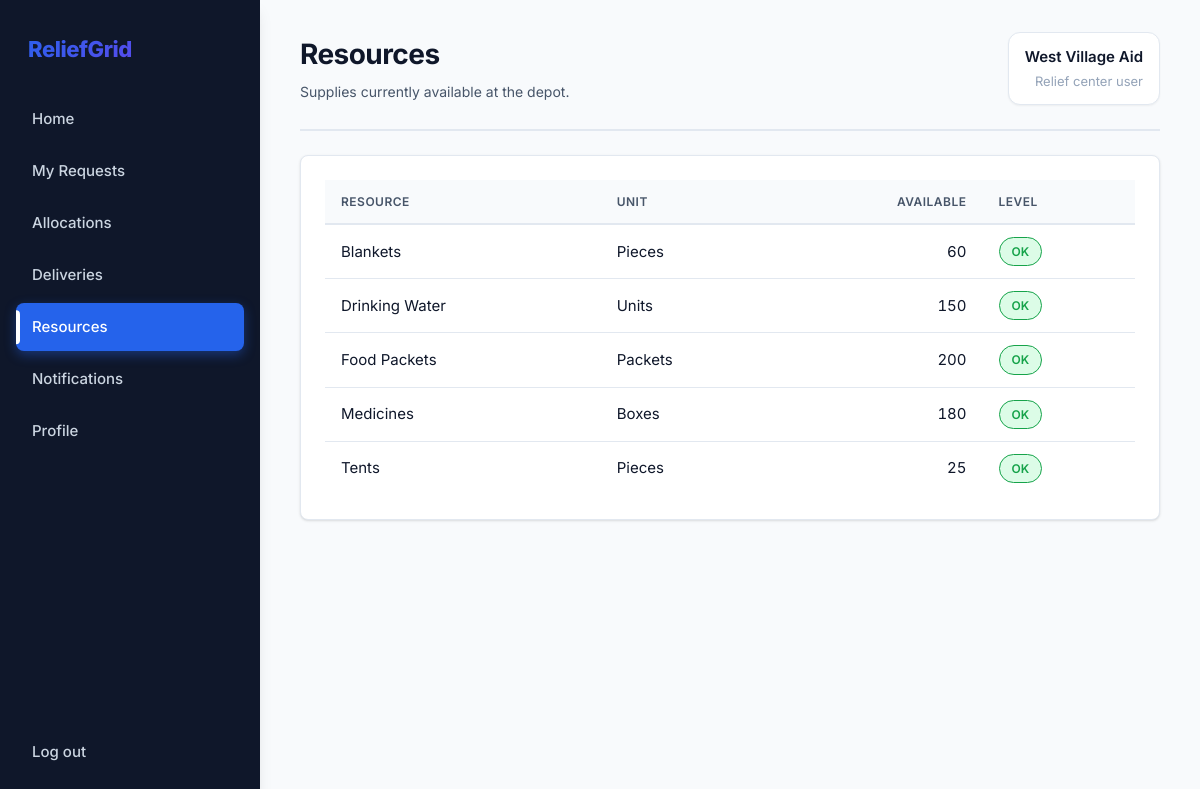
Page /my/resources (signed in) on the committed database.
### tables this page shows
CREATE TABLE resources (
    id INTEGER PRIMARY KEY, name TEXT UNIQUE NOT NULL, unit TEXT NOT NULL,
    quantity INTEGER NOT NULL DEFAULT 0 CHECK (quantity >= 0),
    low_threshold INTEGER NOT NULL DEFAULT 0, updated_at TEXT DEFAULT CURRENT_TIMESTAMP
);

### app.py (the view)
@app.route("/my/resources")
@login_required("relief")
def user_resources():
    avail = available_stock()
    return render_template("user_resources.html", resources=q("SELECT * FROM resources ORDER BY name"), avail=avail)

### app.py (called while the page is built)
def db():
    return database.get_db()

def q(sql, *args, one=False):
    rows = db().execute(sql, args).fetchall()
    return (rows[0] if rows else None) if one else rows

def login_required(role=None):
    def deco(f):
        @functools.wraps(f)
        def wrapper(*a, **kw):
            if "user_id" not in session:
                return redirect(url_for("login"))
            if role and session["role"] != role:
                flash("You don't have access to that page.", "error")
                return redirect(url_for("home_redirect"))
            return f(*a, **kw)
        return wrapper
    return deco

def available_stock():
    rows = q("""SELECT r.id, r.quantity - COALESCE((SELECT SUM(d.quantity) FROM deliveries d
                JOIN requests x ON x.id = d.request_id WHERE x.resource_id = r.id AND d.status = 'Assigned'), 0) AS avail
                FROM resources r""")
    return {r["id"]: r["avail"] for r in rows}

@app.context_processor
def inject_nav():
    if "user_id" not in session:
        return {}
    admin = session["role"] == "admin"
    unread = q("SELECT COUNT(*) c FROM notifications WHERE is_read=0 AND " + ("user_id IS NULL" if admin else "user_id=?"),
               *([] if admin else [session["user_id"]]), one=True)["c"]
    return {"nav": ADMIN_NAV if admin else USER_NAV, "unread": unread}

### db.py (called while the page is built)
def get_db():
    if "db" not in g:
        g.db = sqlite3.connect(DB_PATH)
        g.db.row_factory = sqlite3.Row
        g.db.execute("PRAGMA foreign_keys = ON")
    return g.db

### templates/user_resources.html
{% extends "base.html" %}{% from "_macros.html" import pill %}
{% block heading %}Resources{% endblock %}{% block sub %}Supplies currently available at the depot.{% endblock %}
{% block content %}<div class="card wrap"><table><tr><th>Resource</th><th>Unit</th><th class="num">Available</th><th>Level</th></tr>
{% for r in resources %}<tr><td>{{ r.name }}</td><td>{{ r.unit }}</td><td class="num">{{ avail[r.id] }}</td><td>{% if avail[r.id] <= r.low_threshold %}<span class="pill lowstock">Low stock</span>{% else %}{{ pill('OK') }}{% endif %}</td></tr>{% endfor %}</table></div>{% endblock %}

### templates/_macros.html (shortened to what this page needs)
{% macro pill(text) %}<span class="pill {{ text|lower|replace(' ','-') }}">{{ text }}</span>{% endmacro %}

### static/style.css (style rules this page uses)
:root { --primary: #2563eb; --primary-hover: #1d4ed8; --primary-light: #dbeafe; --navy: #0f172a; --navy-light: #1e293b; --slate: #334155; --slate-light: #64748b; --bg-app: #f8fafc; --bg-card: #ffffff; --bg-sidebar: #0f172a; --border: #e2e8f0; --border-dark: #cbd5e1; --text-primary: #0f172a; --text-secondary: #475569; --text-muted: #94a3b8; --red: #dc2626; --red-light: #fee2e2; --orange: #ea580c; --orange-light: #ffedd5; --green: #16a34a; --green-light: #dcfce7; --blue: #0284c7; --blue-light: #e0f2fe; --purple: #9333ea; --purple-light: #f3e8ff; --yellow: #ca8a04; --yellow-light: #fef9c3; --shadow-sm: 0 1px 2px 0 rgba(0, 0, 0, 0.05); --shadow: 0 1px 3px 0 rgba(0, 0, 0, 0.1), 0 1px 2px -1px rgba(0, 0, 0, 0.1); --shadow-md: 0 4px 6px -1px rgba(0, 0, 0, 0.1), 0 2px 4px -2px rgba(0, 0, 0, 0.1); --shadow-lg: 0 10px 15px -3px rgba(0, 0, 0, 0.1), 0 4px 6px -4px rgba(0, 0, 0, 0.1); --radius-sm: 6px; --radius: 8px; --radius-lg: 12px; --radius-xl: 16px; --space-xs: 4px; --space-sm: 8px; --space: 12px; --space-md: 16px; --space-lg: 24px; --space-xl: 32px; }
* { box-sizing: border-box; }
body { margin: 0; font-family: 'Inter', -apple-system, BlinkMacSystemFont, "Segoe UI", Roboto, sans-serif; font-size: 15px; line-height: 1.6; background: var(--bg-app); color: var(--text-primary); -webkit-font-smoothing: antialiased; -moz-osx-font-smoothing: grayscale; }
.card { background: var(--bg-card); border: 1px solid var(--border); border-radius: var(--radius-lg); padding: var(--space-lg); margin-bottom: var(--space-md); box-shadow: var(--shadow); transition: all 0.3s ease; }
table { width: 100%; border-collapse: separate; border-spacing: 0; }
th, td { text-align: left; padding: var(--space) var(--space-md); vertical-align: middle; }
th { color: var(--text-secondary); font-weight: 600; font-size: 12px; text-transform: uppercase; letter-spacing: 0.5px; background: var(--bg-app); border-bottom: 2px solid var(--border); position: sticky; top: 0; z-index: 1; }
td { border-bottom: 1px solid var(--border); }
tr:last-child td { border-bottom: none; }
.wrap { overflow-x: auto; border-radius: var(--radius); }
.num { text-align: right; font-variant-numeric: tabular-nums; }
.pill { border-radius: 16px; padding: 4px 12px; font-size: 12px; font-weight: 600; white-space: nowrap; display: inline-flex; align-items: center; background: var(--bg-app); color: var(--text-secondary); border: 1px solid var(--border); }
.approved, .delivered, .fulfilled, .ok { background: var(--green-light); color: var(--green); border-color: var(--green); }

### rows in the picture
resources: name "Blankets", unit "Pieces", quantity "60", text "OK"
resources: name "Drinking Water", unit "Units", quantity "150", text "OK"
resources: name "Food Packets", unit "Packets", quantity "200", text "OK"
resources: name "Medicines", unit "Boxes", quantity "180", text "OK"
resources: name "Tents", unit "Pieces", quantity "25", text "OK"

### other values in the picture
{{ label }} "Home" "My Requests" "Allocations" "Deliveries" "Resources" "Notifications" "Profile"
{{ session.name }} "West Village Aid"
{{ 'Admin' if session.role == 'admin' else 'Relief center user' }} "Relief center user"
